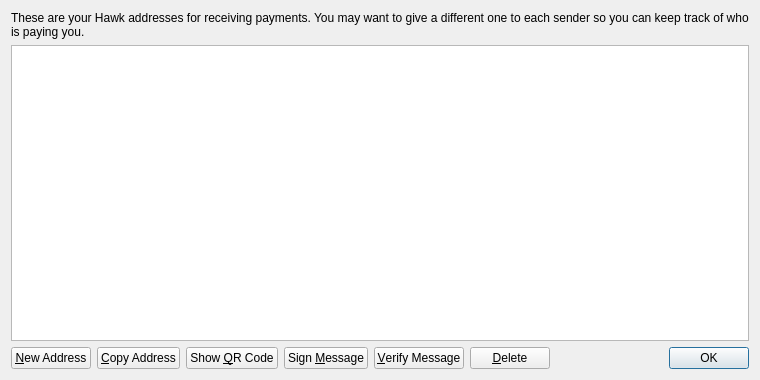
<?xml version="1.0" encoding="UTF-8"?>
<ui version="4.0">
 <class>AddressBookPage</class>
 <widget class="QWidget" name="AddressBookPage">
  <property name="geometry">
   <rect>
    <x>0</x>
    <y>0</y>
    <width>760</width>
    <height>380</height>
   </rect>
  </property>
  <property name="windowTitle">
   <string>Address Book</string>
  </property>
  <layout class="QVBoxLayout" name="verticalLayout">
   <item>
    <widget class="QLabel" name="labelExplanation">
     <property name="text">
      <string>These are your Hawk addresses for receiving payments. You may want to give a different one to each sender so you can keep track of who is paying you.</string>
     </property>
     <property name="textFormat">
      <enum>Qt::PlainText</enum>
     </property>
     <property name="wordWrap">
      <bool>true</bool>
     </property>
    </widget>
   </item>
   <item>
    <widget class="QTableView" name="tableView">
     <property name="contextMenuPolicy">
      <enum>Qt::CustomContextMenu</enum>
     </property>
     <property name="toolTip">
      <string>Double-click to edit address or label</string>
     </property>
     <property name="tabKeyNavigation">
      <bool>false</bool>
     </property>
     <property name="alternatingRowColors">
      <bool>true</bool>
     </property>
     <property name="selectionMode">
      <enum>QAbstractItemView::SingleSelection</enum>
     </property>
     <property name="selectionBehavior">
      <enum>QAbstractItemView::SelectRows</enum>
     </property>
     <property name="sortingEnabled">
      <bool>true</bool>
     </property>
     <attribute name="verticalHeaderVisible">
      <bool>false</bool>
     </attribute>
    </widget>
   </item>
   <item>
    <layout class="QHBoxLayout" name="horizontalLayout">
     <item>
      <widget class="QPushButton" name="newAddressButton">
       <property name="toolTip">
        <string>Create a new address</string>
       </property>
       <property name="text">
        <string>&amp;New Address</string>
       </property>
       <property name="icon">
        <iconset resource="../bitcoin.qrc">
         <normaloff>:/icons/add</normaloff>:/icons/add</iconset>
       </property>
      </widget>
     </item>
     <item>
      <widget class="QPushButton" name="copyToClipboard">
       <property name="toolTip">
        <string>Copy the currently selected address to the system clipboard</string>
       </property>
       <property name="text">
        <string>&amp;Copy Address</string>
       </property>
       <property name="icon">
        <iconset resource="../bitcoin.qrc">
         <normaloff>:/icons/editcopy</normaloff>:/icons/editcopy</iconset>
       </property>
      </widget>
     </item>
     <item>
      <widget class="QPushButton" name="showQRCode">
       <property name="text">
        <string>Show &amp;QR Code</string>
       </property>
       <property name="icon">
        <iconset resource="../bitcoin.qrc">
         <normaloff>:/icons/qrcode</normaloff>:/icons/qrcode</iconset>
       </property>
      </widget>
     </item>
     <item>
      <widget class="QPushButton" name="signMessage">
       <property name="toolTip">
        <string>Sign a message to prove you own a Hawk address</string>
       </property>
       <property name="text">
        <string>Sign &amp;Message</string>
       </property>
       <property name="icon">
        <iconset resource="../bitcoin.qrc">
         <normaloff>:/icons/edit</normaloff>:/icons/edit</iconset>
       </property>
      </widget>
     </item>
     <item>
      <widget class="QPushButton" name="verifyMessage">
       <property name="toolTip">
        <string>Verify a message to ensure it was signed with a specified Hawk address</string>
       </property>
       <property name="text">
        <string>&amp;Verify Message</string>
       </property>
       <property name="icon">
        <iconset resource="../bitcoin.qrc">
         <normaloff>:/icons/transaction_0</normaloff>:/icons/transaction_0</iconset>
       </property>
      </widget>
     </item>
     <item>
      <widget class="QPushButton" name="deleteButton">
       <property name="toolTip">
        <string>Delete the currently selected address from the list</string>
       </property>
       <property name="text">
        <string>&amp;Delete</string>
       </property>
       <property name="icon">
        <iconset resource="../bitcoin.qrc">
         <normaloff>:/icons/remove</normaloff>:/icons/remove</iconset>
       </property>
      </widget>
     </item>
     <item>
      <spacer name="horizontalSpacer">
       <property name="orientation">
        <enum>Qt::Horizontal</enum>
       </property>
       <property name="sizeHint" stdset="0">
        <size>
         <width>40</width>
         <height>20</height>
        </size>
       </property>
      </spacer>
     </item>
     <item>
      <widget class="QDialogButtonBox" name="buttonBox">
       <property name="sizePolicy">
        <sizepolicy hsizetype="Maximum" vsizetype="Fixed">
         <horstretch>0</horstretch>
         <verstretch>0</verstretch>
        </sizepolicy>
       </property>
       <property name="standardButtons">
        <set>QDialogButtonBox::Ok</set>
       </property>
      </widget>
     </item>
    </layout>
   </item>
  </layout>
 </widget>
 <resources>
  <include location="../bitcoin.qrc"/>
 </resources>
 <connections/>
</ui>
